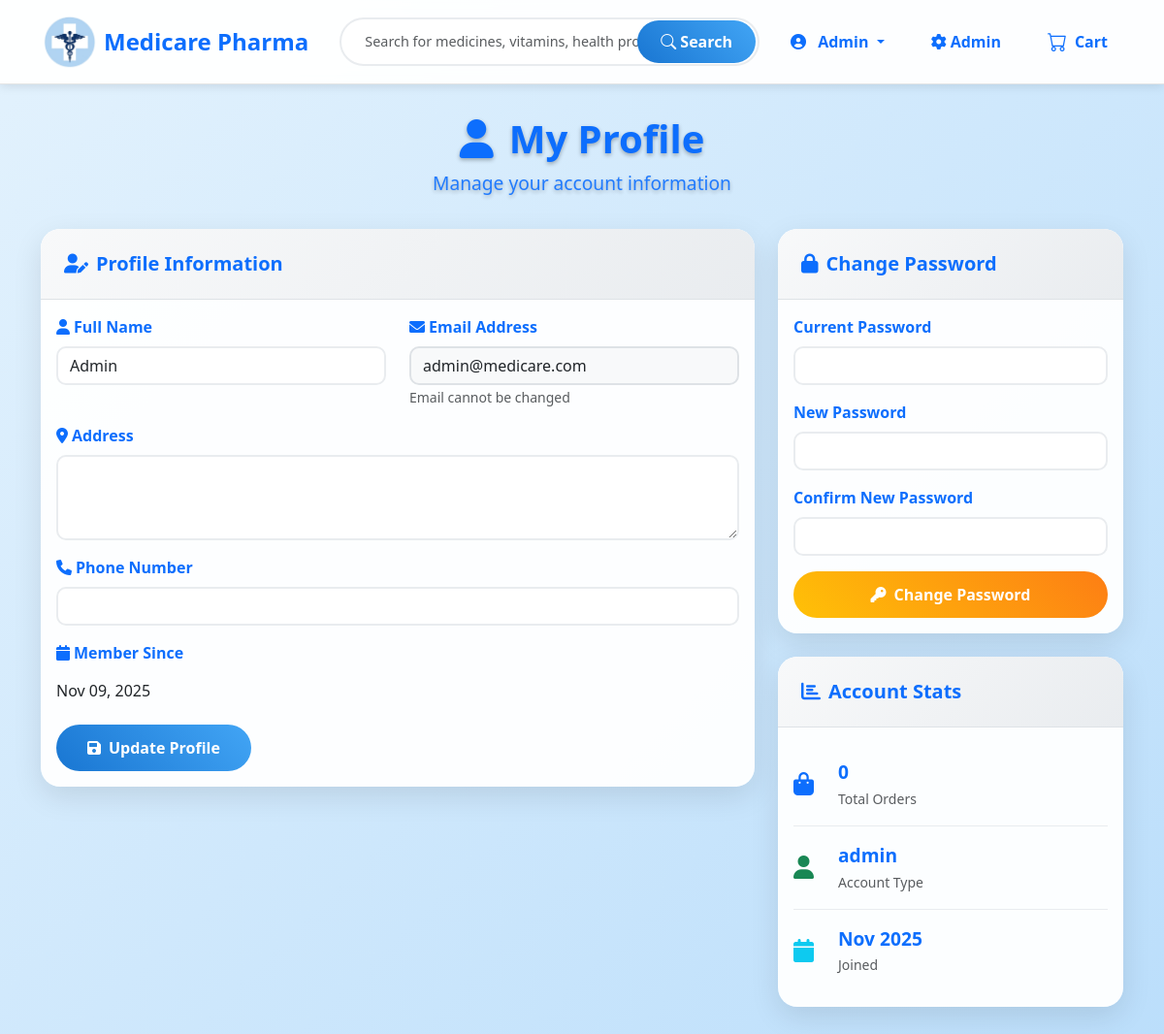
The app's page /profile.php (signed in) with its own data.
### tables this page shows
CREATE TABLE `users` (
  `id` int(11) NOT NULL,
  `name` varchar(255) NOT NULL,
  `email` varchar(255) NOT NULL,
  `password` varchar(255) NOT NULL,
  `role` enum('user','admin') DEFAULT 'user',
  `address` text DEFAULT NULL,
  `phone` varchar(20) DEFAULT NULL,
  `created_at` timestamp NOT NULL DEFAULT current_timestamp()
);

### includes/auth.php (called while the page is built, shortened)
<?php
function isLoggedIn() {
    return isset($_SESSION['user_id']);
}
function isAdmin() {
    return isset($_SESSION['role']) && $_SESSION['role'] === 'admin';
}
?>

### profile.php (the view, shortened to what this page needs)
<?php
include 'config/db.php';
include 'includes/auth.php';
?>
<!DOCTYPE html>
<html lang="en">
<head>
    <link href="https://cdn.jsdelivr.net/npm/bootstrap@5.3.0/dist/css/bootstrap.min.css" rel="stylesheet">
    <link rel="stylesheet" href="https://cdnjs.cloudflare.com/ajax/libs/font-awesome/6.0.0/css/all.min.css">
    <link rel="stylesheet" href="https://cdnjs.cloudflare.com/ajax/libs/animate.css/4.1.1/animate.min.css">
    <link rel="stylesheet" href="assets/footer.css">
    <link rel="stylesheet" href="assets/profile.css">
</head>
<body>
    <?php include 'includes/header.php'; ?>
    <div class="container profile-container">
        <div class="welcome-message animate__animated animate__fadeInUp">
            <h1><i class="fas fa-user me-3"></i>My Profile</h1>
            <p>Manage your account information</p>
        </div>
        <?php if ($user): ?>
            <div class="row">
                <div class="col-lg-8 mb-4">
                    <div class="card profile-card animate__animated animate__zoomIn animate__delay-1s">
                        <div class="card-header">
                            <h5 class="mb-0"><i class="fas fa-user-edit me-2"></i>Profile Information</h5>
                        </div>
                        <div class="card-body">
                            <form method="POST">
                                <div class="row">
                                    <div class="col-md-6 mb-3">
                                        <label for="name" class="form-label">
                                            <i class="fas fa-user me-1"></i>Full Name
                                        </label>
                                        <input type="text" class="form-control" id="name" name="name"
                                               value="<?php echo htmlspecialchars($user['name'] ?? ''); ?>" required maxlength="255">
                                    </div>
                                    <div class="col-md-6 mb-3">
                                        <label for="email" class="form-label">
                                            <i class="fas fa-envelope me-1"></i>Email Address
                                        </label>
                                        <input type="email" class="form-control" id="email"
                                               value="<?php echo htmlspecialchars($user['email'] ?? ''); ?>" readonly>
                                        <small class="form-text text-muted">Email cannot be changed</small>
                                    </div>
                                </div>
                                <div class="mb-3">
                                    <label for="address" class="form-label">
                                        <i class="fas fa-map-marker-alt me-1"></i>Address
                                    </label>
                                    <textarea class="form-control" id="address" name="address" rows="3" maxlength="500"><?php echo htmlspecialchars($user['address'] ?? ''); ?></textarea>
                                </div>
                                <div class="mb-3">
                                    <label for="phone" class="form-label">
                                        <i class="fas fa-phone me-1"></i>Phone Number
                                    </label>
                                    <input type="tel" class="form-control" id="phone" name="phone"
                                           value="<?php echo htmlspecialchars($user['phone'] ?? ''); ?>">
                                </div>
                                <div class="mb-3">
                                    <label class="form-label">
                                        <i class="fas fa-calendar me-1"></i>Member Since
                                    </label>
                                    <p class="form-control-plaintext"><?php echo isset($user['created_at']) ? date('M d, Y', strtotime($user['created_at'])) : 'N/A'; ?></p>
                                </div>
                                <button type="submit" name="update_profile" class="btn btn-primary">
                                    <i class="fas fa-save me-2"></i>Update Profile
                                </button>
                            </form>
                        </div>
                    </div>
                </div>
                <div class="col-lg-4 mb-4">
                    <div class="card password-card animate__animated animate__zoomIn animate__delay-2s">
                        <div class="card-header">
                            <h5 class="mb-0"><i class="fas fa-lock me-2"></i>Change Password</h5>
                        </div>
                        <div class="card-body">
                            <form method="POST">
                                <div class="mb-3">
                                    <label for="current_password" class="form-label">Current Password</label>
                                    <input type="password" class="form-control" id="current_password" name="current_password" required>
                                </div>
                                <div class="mb-3">
                                    <label for="new_password" class="form-label">New Password</label>
                                    <input type="password" class="form-control" id="new_password" name="new_password" required minlength="6">
                                </div>
                                <div class="mb-3">
                                    <label for="confirm_password" class="form-label">Confirm New Password</label>
                                    <input type="password" class="form-control" id="confirm_password" name="confirm_password" required minlength="6">
                                </div>
                                <button type="submit" name="change_password" class="btn btn-warning w-100">
                                    <i class="fas fa-key me-2"></i>Change Password
                                </button>
                            </form>
                        </div>
                    </div>
                    <div class="card stats-card animate__animated animate__zoomIn animate__delay-3s">
                        <div class="card-header">
                            <h5 class="mb-0"><i class="fas fa-chart-bar me-2"></i>Account Stats</h5>
                        </div>
                        <div class="card-body">
                            <?php
                            $stmt = $conn->prepare("SELECT COUNT(*) as order_count FROM orders WHERE user_id = ?");
                            $stmt->bind_param("i", $userId);
                            $stmt->execute();
                            $orderCount = $stmt->get_result()->fetch_assoc()['order_count'] ?? 0;
                            ?>
                            <div class="stat-item">
                                <i class="fas fa-shopping-bag text-primary"></i>
                                <div>
                                    <strong><?php echo $orderCount; ?></strong>
                                    <small class="text-muted">Total Orders</small>
                                </div>
                            </div>
                            <div class="stat-item">
                                <i class="fas fa-user text-success"></i>
                                <div>
                                    <strong><?php echo htmlspecialchars($user['role'] ?? 'user'); ?></strong>
                                    <small class="text-muted">Account Type</small>
                                </div>
                            </div>
                            <div class="stat-item">
                                <i class="fas fa-calendar text-info"></i>
                                <div>
                                    <strong><?php echo isset($user['created_at']) ? date('M Y', strtotime($user['created_at'])) : 'N/A'; ?></strong>
                                    <small class="text-muted">Joined</small>
                                </div>
                            </div>
                        </div>
                    </div>
                </div>
            </div>
        <?php endif; ?>
    </div>
</body>
</html>

### includes/header.php (shortened to what this page needs)
<?php
include 'config/db.php';
$user = null;
if (isLoggedIn() && isset($_SESSION['user_id'])) {
    $userId = $_SESSION['user_id'];
    $stmt = $conn->prepare("SELECT * FROM users WHERE id = ?");
    $stmt->bind_param("i", $userId);
    $stmt->execute();
    $result = $stmt->get_result();
    if ($result->num_rows === 1) {
        $user = $result->fetch_assoc();
    }
}
?>
<nav class="navbar navbar-expand-lg navbar-light py-2 sticky-top">
    <div class="container d-flex align-items-center">
        <a class="navbar-brand d-flex align-items-center" href="index.php">
            <img src="admin/images/medicare logo.png" alt="Medicine Store Logo" height="60" style="margin-right: 5px;">
            <span class="fw-bold fs-4 text-primary">Medicare Pharma</span>
        </a>
        <form class="d-flex flex-grow-1 mx-3 position-relative" action="products.php" method="get" style="max-width: 700px;">
            <input class="form-control rounded-pill ps-4 search-input" type="search" placeholder="Search for medicines, vitamins, health products" aria-label="Search" name="q">
            <button class="btn btn-primary position-absolute top-50 end-0 translate-middle-y rounded-pill me-1 px-4 search-btn" type="submit">
                <i class="bi bi-search"></i> Search
            </button>
        </form>
        <div class="d-flex align-items-center gap-3 fw-bold">
            <?php if (isLoggedIn() && $user): ?>
                <div class="dropdown">
                    <button class="btn dropdown-toggle profile-btn" type="button" id="userDropdown" data-bs-toggle="dropdown" aria-expanded="false">
                        <i class="fas fa-user-circle me-2"></i>
                        <?php echo htmlspecialchars($user['name']); ?>
                    </button>
                </div>
                <?php if (isAdmin()): ?>
                    <a class="nav-link admin-link" href="admin/index.php">
                        <i class="fas fa-cog me-1"></i>Admin
                    </a>
                <?php endif; ?>
            <?php endif; ?>
            <a class="nav-link cart-link d-flex align-items-center position-relative fw-bold" href="cart.php">
                <i class="pe-2 bi bi-cart fs-5"></i>
                ?>Cart
            </a>
        </div>
    </div>
</nav>
<link rel="stylesheet" href="https://cdn.jsdelivr.net/npm/bootstrap-icons@1.5.0/font/bootstrap-icons.css">
<link rel="stylesheet" href="https://cdnjs.cloudflare.com/ajax/libs/font-awesome/6.0.0/css/all.min.css">
<link rel="stylesheet" href="assets/header.css">

### assets/profile.css (style rules this page uses)
body { background: linear-gradient(135deg, #e3f2fd 0%, #bbdefb 100%); font-family: 'Segoe UI', Tahoma, Geneva, Verdana, sans-serif; min-height: 100vh; overflow-x: hidden; }
.profile-container { margin-top: 2rem; }
.card { background: rgba(255, 255, 255, 0.95); border: none; border-radius: 20px; box-shadow: 0 10px 30px rgba(0, 0, 0, 0.1); transition: all 0.4s cubic-bezier(0.175, 0.885, 0.32, 1.275); overflow: hidden; position: relative; margin-bottom: 1.5rem; }
.card::before { content: ''; position: absolute; top: 0; left: 0; right: 0; height: 4px; background: linear-gradient(90deg, #1976d2, #42a5f5); transform: scaleX(0); transition: transform 0.3s ease; }
.card-header { background: linear-gradient(135deg, #f8f9fa, #e9ecef); border-bottom: 1px solid #dee2e6; padding: 1.5rem; }
.card-header h5 { color: #0d6efd; font-weight: 600; margin: 0; }
.form-control { border-radius: 10px; border: 2px solid #e9ecef; transition: border-color 0.3s ease, box-shadow 0.3s ease; }
.form-control[readonly] { background: #f8f9fa; border-color: #dee2e6; }
.form-label { color: #0d6efd; font-weight: 600; margin-bottom: 0.5rem; }
.btn-primary { background: linear-gradient(45deg, #1976d2, #42a5f5); border: none; border-radius: 25px; padding: 0.75rem 2rem; transition: all 0.3s ease; position: relative; overflow: hidden; color: #fff; font-weight: 600; }
.btn-warning { background: linear-gradient(45deg, #ffc107, #fd7e14); border: none; border-radius: 25px; padding: 0.75rem 2rem; transition: all 0.3s ease; position: relative; overflow: hidden; color: #fff; font-weight: 600; }
.stat-item { display: flex; align-items: center; padding: 1rem 0; border-bottom: 1px solid #e9ecef; }
.stat-item:last-child { border-bottom: none; }
.stat-item i { font-size: 1.5rem; margin-right: 1rem; width: 30px; }
.stat-item strong { display: block; font-size: 1.2rem; color: #0d6efd; }
.stat-item small { color: #6c757d; }
.welcome-message { color: #fff; text-align: center; margin-bottom: 2rem; text-shadow: 0 2px 4px rgba(0, 0, 0, 0.3); }
.welcome-message h1 { font-size: 2.5rem; margin-bottom: 0.5rem; font-weight: 600; color: #0d6efd; }
.welcome-message p { font-size: 1.2rem; opacity: 0.9; color: #0d6efd; }

### assets/header.css (style rules this page uses)
.navbar { background: rgba(255, 255, 255, 0.95) !important; backdrop-filter: blur(10px); border-bottom: 1px solid rgba(0, 0, 0, 0.1); box-shadow: 0 2px 10px rgba(0, 0, 0, 0.1); transition: all 0.3s ease; }
.navbar-brand { transition: all 0.3s ease; }
.navbar-brand img { transition: all 0.3s ease; }
.navbar .form-control { padding: 12px; }
.search-input { border: 2px solid #e9ecef; transition: all 0.3s ease; font-size: 0.9rem; }
.search-btn { background: linear-gradient(45deg, #1976d2, #42a5f5); border: none; transition: all 0.3s ease; padding: 10px 20px; }
.nav-link { color: #0d6efd !important; transition: all 0.3s ease; position: relative; padding: 0.5rem 1rem; border-radius: 20px; }
.profile-btn { border: none; color: #0d6efd; border-radius: 25px; padding: 0.5rem 1rem; transition: all 0.3s ease; font-weight: 600; }
.cart-link { color: #0d6efd !important; padding: 0.5rem 1rem; border-radius: 25px; transition: all 0.3s ease; }

### records on screen
users: name "Admin", email "admin@medicare.com", created_at "Nov 09, 2025", role "admin", created_at "Nov 2025"

### other values on screen
$orderCount "0"
